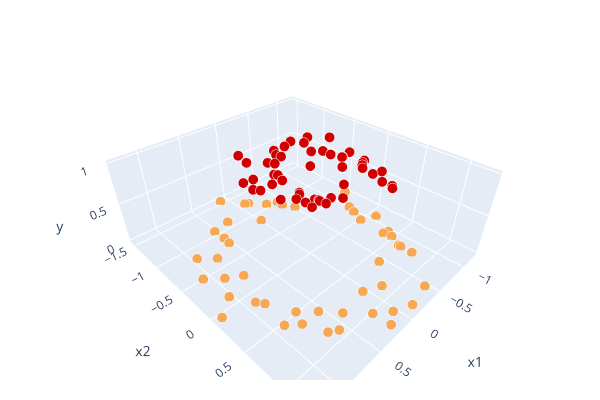

The cell this chart's notebook holds for it:
### Code cell
c_scale = [[0, "rgb(247, 168, 84)"], [1, "rgb(209, 0, 0)"]]

def create_scatter(x, y, plot_type):
    
    return go.Scatter3d(
                x=x[:, 0], y=x[:, 1], z=y,
                mode="markers",
                marker=dict(
                    size=6,
                    color=y,
                    colorscale=c_scale if plot_type == "pred" else "Blugrn",
                    line=dict(width=4, color="White"),
                ),
            )

def format_plot(fig):
  return fig.update_layout(
      scene=dict(
          xaxis_title="x1", 
          yaxis_title="x2", 
          zaxis_title="y"
      ),
      height=400,
      width=600,
      margin=dict(l=10, r=10, t=40, b=20),
  )

fig = go.Figure()
fig.add_trace(create_scatter(X, y, "pred"))
fig = format_plot(fig)
fig.show()

### Figure 1 — Plotly figure (JSON) as saved in the notebook; plotly's stock layout.template omitted (floating-point values rounded to 4 significant figures)
{"data": [{"marker": {"color": [0, 1, 0, 1, 1, 1, 0, 1, 1, 1, 1, 1, 1, 0, 0, 0, 0, 0, 0, 0, 0, 1, 0, 1, 0, 0, 0, 1, 1, 1, 1, 1, 1, 1, 1, 0, 0, 1, 1, 1, 0, 1, 0, 0, 0, 0, 0, 0, 0, 0, 1, 1, 0, 0, 0, 1, 0, 0, 0, 1, 0, 0, 1, 1, 1, 1, 0, 1, 0, 1, 0, 0, 0, 1, 1, 1, 0, 1, 1, 1, 0, 0, 1, 0, 0, 1, 1, 0, 1, 1, 1, 0, 0, 1, 0, 1, 1, 1, 0, 0], "colorscale": [[0, "rgb(247, 168, 84)"], [1, "rgb(209, 0, 0)"]], "line": {"color": "White", "width": 4}, "size": 6}, "mode": "markers", "type": "scatter3d", "x": [-0.9283, 0.1277, 0.9139, 0.3515, -0.6013, 0.4117, -0.4001, -0.4602, 0.4072, 0.2788, 0.3163, 0.3192, -0.3261, 0.2138, 0.4206, -0.8196, -0.859, -0.856, -0.3952, 0.6819, 0.8024, 0.1224, 0.7813, -0.4743, 0.9636, 1.094, 0.5684, 0.5867, -0.09008, -0.3024, 0.2922, -0.5491, 0.168, -0.4066, 0.5294, -0.9754, -0.7778, 0.4185, -0.3225, -0.4671, 1.253, 0.2953, 0.5482, 0.3266, 0.906, -0.1294, -0.4287, 0.5436, -0.06881, 0.7218, -0.02051, -0.0588, 0.8608, -0.3965, -0.6579, 0.5977, 0.07078, -0.1081, -0.9049, 0.4267, 0.2266, -0.7127, -0.3501, 0.3329, -0.7232, -0.4188, -0.4802, -0.2059, -0.1269, 0.283, -0.7788, -1.209, 1.051, 0.4805, 0.5582, -0.5141, -0.778, 0.2596, -0.5658, -0.4203, -1.053, 0.01551, -0.4219, 0.9294, 0.1238, -0.356, 0.3022, 0.07035, -0.007856, -0.5084, -0.05677, -0.2621, -0.8367, -0.3388, 0.5919, 0.2971, -0.4273, 0.1945, 0.7664, 0.5551], "y": [-0.1295, -0.3941, 0.1469, 0.1828, -0.01992, -0.1166, 0.646, -0.004503, 0.3141, -0.2367, 0.3367, -0.6098, -0.3198, 1.227, 0.8271, -0.4972, 0.4911, 0.03746, -0.8825, 0.8754, -0.6295, 0.4993, 0.649, 0.2489, -0.7793, -0.4722, 0.6532, -0.3241, -0.1057, 0.1324, 0.4517, -0.5925, -0.4583, 0.4301, 0.1279, -0.2412, 0.8136, 0.4035, 0.7157, -0.0004631, 0.07072, 0.3684, -1.038, -1.082, 0.5438, 1.234, 1.187, -0.8594, -1.241, 0.5071, -0.4606, 0.3577, 0.2236, -0.9756, -0.7122, -0.1696, 1.15, -1.216, 0.4121, 0.2192, 1.029, -0.6453, 0.5811, 0.1624, -0.4115, -0.5188, -0.733, -0.6072, 0.8797, -0.792, 0.6401, -0.5093, -0.08909, -0.3085, -0.1108, 0.2223, 0.6663, -0.2052, 0.2041, -0.1263, 0.1229, -0.8184, -0.2385, -0.3246, -1.51, 0.6894, 0.3835, 0.791, -0.5259, 0.4646, -0.6136, -1.037, 0.3873, -0.6492, 0.9313, -0.1014, 0.2892, 0.4222, -0.2205, -0.75], "z": [0, 1, 0, 1, 1, 1, 0, 1, 1, 1, 1, 1, 1, 0, 0, 0, 0, 0, 0, 0, 0, 1, 0, 1, 0, 0, 0, 1, 1, 1, 1, 1, 1, 1, 1, 0, 0, 1, 1, 1, 0, 1, 0, 0, 0, 0, 0, 0, 0, 0, 1, 1, 0, 0, 0, 1, 0, 0, 0, 1, 0, 0, 1, 1, 1, 1, 0, 1, 0, 1, 0, 0, 0, 1, 1, 1, 0, 1, 1, 1, 0, 0, 1, 0, 0, 1, 1, 0, 1, 1, 1, 0, 0, 1, 0, 1, 1, 1, 0, 0]}], "layout": {"height": 400, "margin": {"b": 20, "l": 10, "r": 10, "t": 40}, "scene": {"xaxis": {"title": {"text": "x1"}}, "yaxis": {"title": {"text": "x2"}}, "zaxis": {"title": {"text": "y"}}}, "width": 600}}
